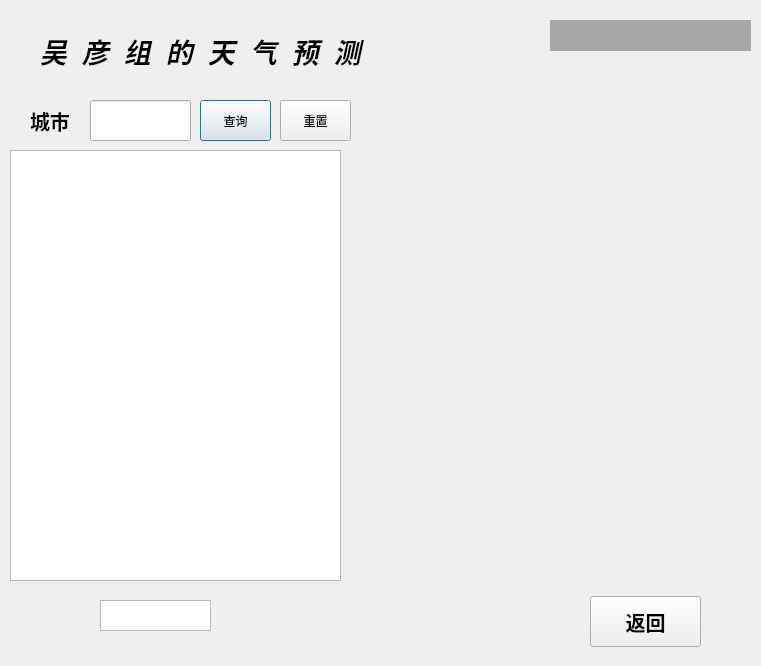
<?xml version="1.0" encoding="UTF-8"?>
<ui version="4.0">
 <class>tianqi</class>
 <widget class="QDialog" name="tianqi">
  <property name="geometry">
   <rect>
    <x>0</x>
    <y>0</y>
    <width>761</width>
    <height>666</height>
   </rect>
  </property>
  <property name="windowTitle">
   <string>tianqi</string>
  </property>
  <widget class="QTextEdit" name="text">
   <property name="geometry">
    <rect>
     <x>10</x>
     <y>150</y>
     <width>331</width>
     <height>431</height>
    </rect>
   </property>
  </widget>
  <widget class="QLabel" name="biaoti">
   <property name="geometry">
    <rect>
     <x>40</x>
     <y>10</y>
     <width>471</width>
     <height>81</height>
    </rect>
   </property>
   <property name="font">
    <font>
     <pointsize>20</pointsize>
     <weight>75</weight>
     <italic>true</italic>
     <bold>true</bold>
    </font>
   </property>
   <property name="text">
    <string>吴  彦  组  的  天  气  预  测</string>
   </property>
  </widget>
  <widget class="QLabel" name="label">
   <property name="geometry">
    <rect>
     <x>30</x>
     <y>100</y>
     <width>81</width>
     <height>41</height>
    </rect>
   </property>
   <property name="font">
    <font>
     <pointsize>15</pointsize>
     <weight>75</weight>
     <bold>true</bold>
    </font>
   </property>
   <property name="text">
    <string>城市</string>
   </property>
  </widget>
  <widget class="QLineEdit" name="num">
   <property name="geometry">
    <rect>
     <x>90</x>
     <y>100</y>
     <width>101</width>
     <height>41</height>
    </rect>
   </property>
  </widget>
  <widget class="QPushButton" name="start">
   <property name="geometry">
    <rect>
     <x>200</x>
     <y>100</y>
     <width>71</width>
     <height>41</height>
    </rect>
   </property>
   <property name="text">
    <string>查询</string>
   </property>
  </widget>
  <widget class="QPushButton" name="back">
   <property name="geometry">
    <rect>
     <x>590</x>
     <y>596</y>
     <width>111</width>
     <height>51</height>
    </rect>
   </property>
   <property name="font">
    <font>
     <pointsize>15</pointsize>
     <weight>75</weight>
     <bold>true</bold>
    </font>
   </property>
   <property name="text">
    <string>返回</string>
   </property>
  </widget>
  <widget class="QPushButton" name="start_2">
   <property name="geometry">
    <rect>
     <x>280</x>
     <y>100</y>
     <width>71</width>
     <height>41</height>
    </rect>
   </property>
   <property name="text">
    <string>重置</string>
   </property>
  </widget>
  <widget class="QTextEdit" name="lianjie">
   <property name="geometry">
    <rect>
     <x>100</x>
     <y>600</y>
     <width>111</width>
     <height>31</height>
    </rect>
   </property>
  </widget>
  <widget class="QLabel" name="day">
   <property name="geometry">
    <rect>
     <x>550</x>
     <y>20</y>
     <width>201</width>
     <height>31</height>
    </rect>
   </property>
   <property name="palette">
    <palette>
     <active>
      <colorrole role="WindowText">
       <brush brushstyle="SolidPattern">
        <color alpha="255">
         <red>0</red>
         <green>0</green>
         <blue>0</blue>
        </color>
       </brush>
      </colorrole>
      <colorrole role="Button">
       <brush brushstyle="SolidPattern">
        <color alpha="255">
         <red>167</red>
         <green>167</green>
         <blue>167</blue>
        </color>
       </brush>
      </colorrole>
      <colorrole role="Light">
       <brush brushstyle="SolidPattern">
        <color alpha="255">
         <red>251</red>
         <green>251</green>
         <blue>251</blue>
        </color>
       </brush>
      </colorrole>
      <colorrole role="Midlight">
       <brush brushstyle="SolidPattern">
        <color alpha="255">
         <red>209</red>
         <green>209</green>
         <blue>209</blue>
        </color>
       </brush>
      </colorrole>
      <colorrole role="Dark">
       <brush brushstyle="SolidPattern">
        <color alpha="255">
         <red>83</red>
         <green>83</green>
         <blue>83</blue>
        </color>
       </brush>
      </colorrole>
      <colorrole role="Mid">
       <brush brushstyle="SolidPattern">
        <color alpha="255">
         <red>111</red>
         <green>111</green>
         <blue>111</blue>
        </color>
       </brush>
      </colorrole>
      <colorrole role="Text">
       <brush brushstyle="SolidPattern">
        <color alpha="255">
         <red>0</red>
         <green>0</green>
         <blue>0</blue>
        </color>
       </brush>
      </colorrole>
      <colorrole role="BrightText">
       <brush brushstyle="SolidPattern">
        <color alpha="255">
         <red>255</red>
         <green>255</green>
         <blue>255</blue>
        </color>
       </brush>
      </colorrole>
      <colorrole role="ButtonText">
       <brush brushstyle="SolidPattern">
        <color alpha="255">
         <red>0</red>
         <green>0</green>
         <blue>0</blue>
        </color>
       </brush>
      </colorrole>
      <colorrole role="Base">
       <brush brushstyle="SolidPattern">
        <color alpha="255">
         <red>255</red>
         <green>255</green>
         <blue>255</blue>
        </color>
       </brush>
      </colorrole>
      <colorrole role="Window">
       <brush brushstyle="SolidPattern">
        <color alpha="255">
         <red>167</red>
         <green>167</green>
         <blue>167</blue>
        </color>
       </brush>
      </colorrole>
      <colorrole role="Shadow">
       <brush brushstyle="SolidPattern">
        <color alpha="255">
         <red>0</red>
         <green>0</green>
         <blue>0</blue>
        </color>
       </brush>
      </colorrole>
      <colorrole role="AlternateBase">
       <brush brushstyle="SolidPattern">
        <color alpha="255">
         <red>211</red>
         <green>211</green>
         <blue>211</blue>
        </color>
       </brush>
      </colorrole>
      <colorrole role="ToolTipBase">
       <brush brushstyle="SolidPattern">
        <color alpha="255">
         <red>255</red>
         <green>255</green>
         <blue>220</blue>
        </color>
       </brush>
      </colorrole>
      <colorrole role="ToolTipText">
       <brush brushstyle="SolidPattern">
        <color alpha="255">
         <red>0</red>
         <green>0</green>
         <blue>0</blue>
        </color>
       </brush>
      </colorrole>
     </active>
     <inactive>
      <colorrole role="WindowText">
       <brush brushstyle="SolidPattern">
        <color alpha="255">
         <red>0</red>
         <green>0</green>
         <blue>0</blue>
        </color>
       </brush>
      </colorrole>
      <colorrole role="Button">
       <brush brushstyle="SolidPattern">
        <color alpha="255">
         <red>167</red>
         <green>167</green>
         <blue>167</blue>
        </color>
       </brush>
      </colorrole>
      <colorrole role="Light">
       <brush brushstyle="SolidPattern">
        <color alpha="255">
         <red>251</red>
         <green>251</green>
         <blue>251</blue>
        </color>
       </brush>
      </colorrole>
      <colorrole role="Midlight">
       <brush brushstyle="SolidPattern">
        <color alpha="255">
         <red>209</red>
         <green>209</green>
         <blue>209</blue>
        </color>
       </brush>
      </colorrole>
      <colorrole role="Dark">
       <brush brushstyle="SolidPattern">
        <color alpha="255">
         <red>83</red>
         <green>83</green>
         <blue>83</blue>
        </color>
       </brush>
      </colorrole>
      <colorrole role="Mid">
       <brush brushstyle="SolidPattern">
        <color alpha="255">
         <red>111</red>
         <green>111</green>
         <blue>111</blue>
        </color>
       </brush>
      </colorrole>
      <colorrole role="Text">
       <brush brushstyle="SolidPattern">
        <color alpha="255">
         <red>0</red>
         <green>0</green>
         <blue>0</blue>
        </color>
       </brush>
      </colorrole>
      <colorrole role="BrightText">
       <brush brushstyle="SolidPattern">
        <color alpha="255">
         <red>255</red>
         <green>255</green>
         <blue>255</blue>
        </color>
       </brush>
      </colorrole>
      <colorrole role="ButtonText">
       <brush brushstyle="SolidPattern">
        <color alpha="255">
         <red>0</red>
         <green>0</green>
         <blue>0</blue>
        </color>
       </brush>
      </colorrole>
      <colorrole role="Base">
       <brush brushstyle="SolidPattern">
        <color alpha="255">
         <red>255</red>
         <green>255</green>
         <blue>255</blue>
        </color>
       </brush>
      </colorrole>
      <colorrole role="Window">
       <brush brushstyle="SolidPattern">
        <color alpha="255">
         <red>167</red>
         <green>167</green>
         <blue>167</blue>
        </color>
       </brush>
      </colorrole>
      <colorrole role="Shadow">
       <brush brushstyle="SolidPattern">
        <color alpha="255">
         <red>0</red>
         <green>0</green>
         <blue>0</blue>
        </color>
       </brush>
      </colorrole>
      <colorrole role="AlternateBase">
       <brush brushstyle="SolidPattern">
        <color alpha="255">
         <red>211</red>
         <green>211</green>
         <blue>211</blue>
        </color>
       </brush>
      </colorrole>
      <colorrole role="ToolTipBase">
       <brush brushstyle="SolidPattern">
        <color alpha="255">
         <red>255</red>
         <green>255</green>
         <blue>220</blue>
        </color>
       </brush>
      </colorrole>
      <colorrole role="ToolTipText">
       <brush brushstyle="SolidPattern">
        <color alpha="255">
         <red>0</red>
         <green>0</green>
         <blue>0</blue>
        </color>
       </brush>
      </colorrole>
     </inactive>
     <disabled>
      <colorrole role="WindowText">
       <brush brushstyle="SolidPattern">
        <color alpha="255">
         <red>83</red>
         <green>83</green>
         <blue>83</blue>
        </color>
       </brush>
      </colorrole>
      <colorrole role="Button">
       <brush brushstyle="SolidPattern">
        <color alpha="255">
         <red>167</red>
         <green>167</green>
         <blue>167</blue>
        </color>
       </brush>
      </colorrole>
      <colorrole role="Light">
       <brush brushstyle="SolidPattern">
        <color alpha="255">
         <red>251</red>
         <green>251</green>
         <blue>251</blue>
        </color>
       </brush>
      </colorrole>
      <colorrole role="Midlight">
       <brush brushstyle="SolidPattern">
        <color alpha="255">
         <red>209</red>
         <green>209</green>
         <blue>209</blue>
        </color>
       </brush>
      </colorrole>
      <colorrole role="Dark">
       <brush brushstyle="SolidPattern">
        <color alpha="255">
         <red>83</red>
         <green>83</green>
         <blue>83</blue>
        </color>
       </brush>
      </colorrole>
      <colorrole role="Mid">
       <brush brushstyle="SolidPattern">
        <color alpha="255">
         <red>111</red>
         <green>111</green>
         <blue>111</blue>
        </color>
       </brush>
      </colorrole>
      <colorrole role="Text">
       <brush brushstyle="SolidPattern">
        <color alpha="255">
         <red>83</red>
         <green>83</green>
         <blue>83</blue>
        </color>
       </brush>
      </colorrole>
      <colorrole role="BrightText">
       <brush brushstyle="SolidPattern">
        <color alpha="255">
         <red>255</red>
         <green>255</green>
         <blue>255</blue>
        </color>
       </brush>
      </colorrole>
      <colorrole role="ButtonText">
       <brush brushstyle="SolidPattern">
        <color alpha="255">
         <red>83</red>
         <green>83</green>
         <blue>83</blue>
        </color>
       </brush>
      </colorrole>
      <colorrole role="Base">
       <brush brushstyle="SolidPattern">
        <color alpha="255">
         <red>167</red>
         <green>167</green>
         <blue>167</blue>
        </color>
       </brush>
      </colorrole>
      <colorrole role="Window">
       <brush brushstyle="SolidPattern">
        <color alpha="255">
         <red>167</red>
         <green>167</green>
         <blue>167</blue>
        </color>
       </brush>
      </colorrole>
      <colorrole role="Shadow">
       <brush brushstyle="SolidPattern">
        <color alpha="255">
         <red>0</red>
         <green>0</green>
         <blue>0</blue>
        </color>
       </brush>
      </colorrole>
      <colorrole role="AlternateBase">
       <brush brushstyle="SolidPattern">
        <color alpha="255">
         <red>167</red>
         <green>167</green>
         <blue>167</blue>
        </color>
       </brush>
      </colorrole>
      <colorrole role="ToolTipBase">
       <brush brushstyle="SolidPattern">
        <color alpha="255">
         <red>255</red>
         <green>255</green>
         <blue>220</blue>
        </color>
       </brush>
      </colorrole>
      <colorrole role="ToolTipText">
       <brush brushstyle="SolidPattern">
        <color alpha="255">
         <red>0</red>
         <green>0</green>
         <blue>0</blue>
        </color>
       </brush>
      </colorrole>
     </disabled>
    </palette>
   </property>
   <property name="autoFillBackground">
    <bool>true</bool>
   </property>
   <property name="text">
    <string/>
   </property>
  </widget>
  <widget class="QLabel" name="label_2">
   <property name="geometry">
    <rect>
     <x>10</x>
     <y>590</y>
     <width>81</width>
     <height>61</height>
    </rect>
   </property>
   <property name="text">
    <string/>
   </property>
  </widget>
 </widget>
 <layoutdefault spacing="6" margin="11"/>
 <resources/>
 <connections/>
</ui>
